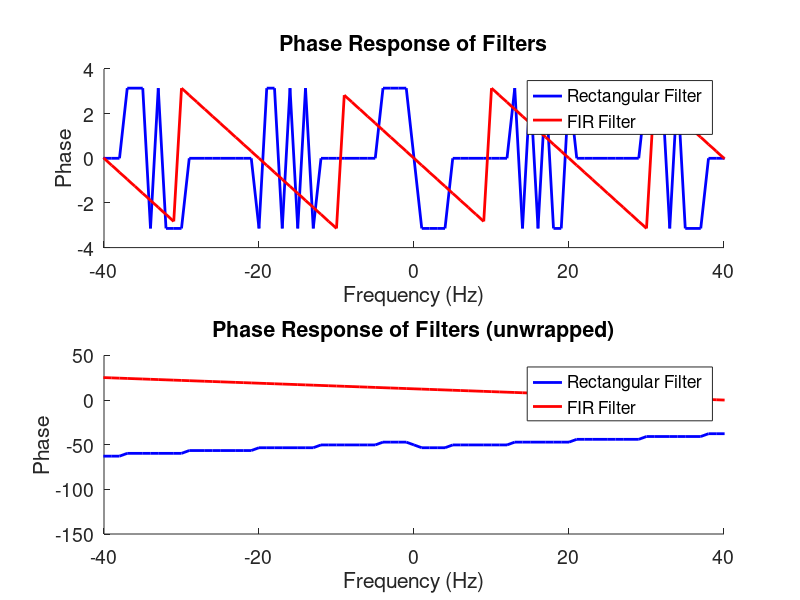

This chart was generated by the following MATLAB code:
function Chapter_6_Question_6()
    % Question 6 - Naive Rectangular Filter Phase Shift

    %Load the EEG data to define useful parameters.
    load('Ch6-EEG-1.mat') 
    x = EEG(1,:) - mean(EEG(1,:));
    sample_interval = t(2) - t(1);
    N = length(x);
    sample_freq = 1/sample_interval;
    nyquist_freq = sample_freq/2;
    freq_resolution = 1/(N*sample_interval);
    faxis = fftshift((-nyquist_freq:freq_resolution:nyquist_freq-freq_resolution));
    [~, isorted] = sort(faxis, 'descend');
    
    %Find Frequencies Near 60 Hz
    indices = find((abs(abs(single(faxis))-60)) <= 1);
    
    %Create Rectangular Filter
    rectangular_filter = ones(1, N);
    rectangular_filter(indices) = 0;

    %Create Low-Pass Filter
    n = 100;
    Wn = 30/nyquist_freq; 
    b = transpose(fir1(n, Wn, 'low'));
    
    %Get Phase Response Of Filters
    rectf = fft(rectangular_filter);
    bf = fft(b, N);
    
    %Visualize Phase Response of Filter
    figure()
    subplot(2, 1, 1)
    hold on
    plot(faxis(isorted), angle(rectf(isorted)), 'b', 'LineWidth', 2)
    plot(faxis(isorted), angle(bf(isorted)), 'r', 'LineWidth', 2)
    hold off
    xlabel('Frequency (Hz)')
    ylabel('Phase')
    xlim([-40 40])
    title('Phase Response of Filters')
    legend({'Rectangular Filter', 'FIR Filter'})
    set(gca, 'FontSize', 14)
    subplot(2, 1, 2)
    hold on
    plot(faxis(isorted), unwrap(angle(rectf(isorted))), 'b', 'LineWidth', 2)
    plot(faxis(isorted), unwrap(angle(bf(isorted))), 'r', 'LineWidth', 2)
    hold off
    xlabel('Frequency (Hz)')
    ylabel('Phase')
    xlim([-40 40])
    title('Phase Response of Filters (unwrapped)')
    legend({'Rectangular Filter', 'FIR Filter'})
    set(gca, 'FontSize', 14)
    
end